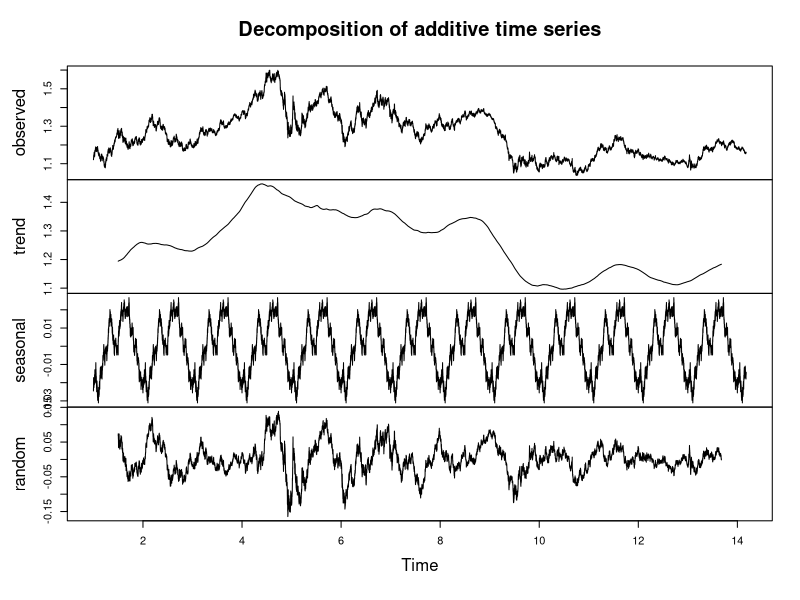

This figure's R source:
## ---- chunk 1
library(TTR) 
library(ggplot2)
library(tseries)
data <- read.csv("./EURUSD_ForexTrading_4hrs.csv")
## ---- chunk 2
# Convertir la columna de cierre (close) en una serie de tiempo, con frecuencia para datos de 4 horas
ts_data <- ts(data$close, frequency = 6 * 365)  # 6 periodos diarios y 365 días en un año
datacomp <- decompose(ts_data)
plot(datacomp)
## ---- chunk 3
# Realizar la prueba ADF
adf_test <- adf.test(ts_data, alternative = "stationary")

# Mostrar los resultados
print(adf_test)
## ---- chunk 4
# Aplicar la diferenciación de primer orden
ts_data_diff <- diff(ts_data)

# Realizar la prueba ADF en la serie diferenciada
adf_test_diff <- adf.test(ts_data_diff, alternative = "stationary")

# Mostrar los resultados
print(adf_test_diff)
